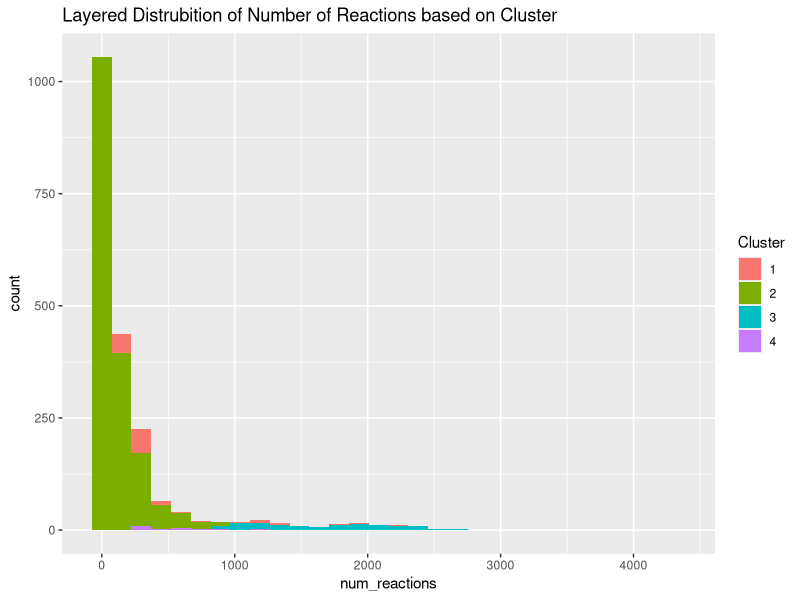
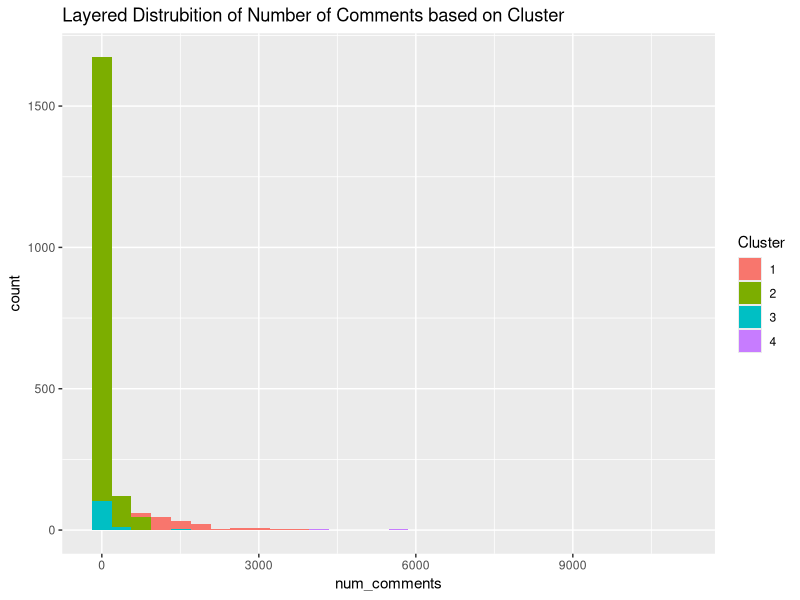
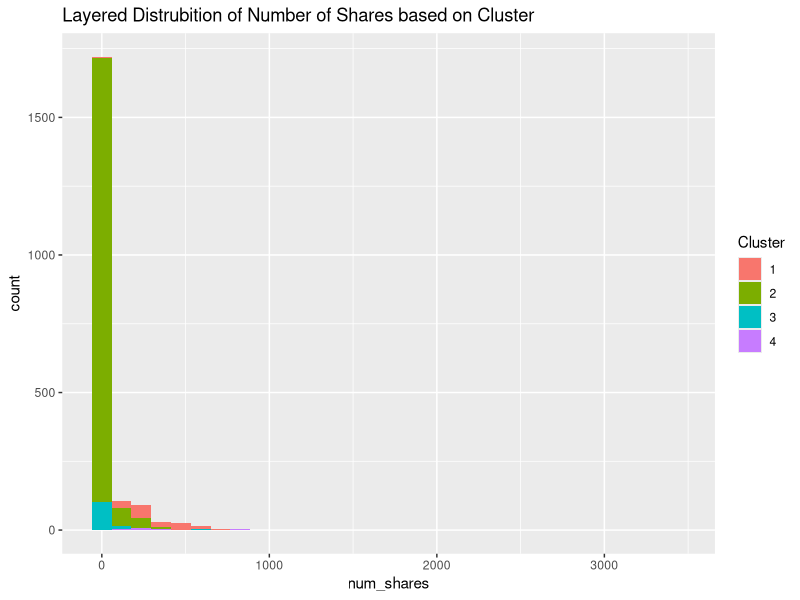
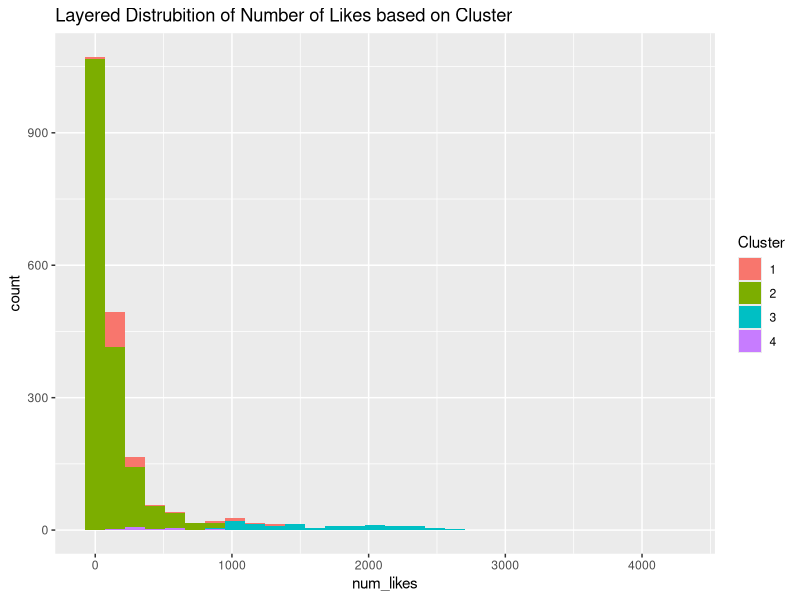
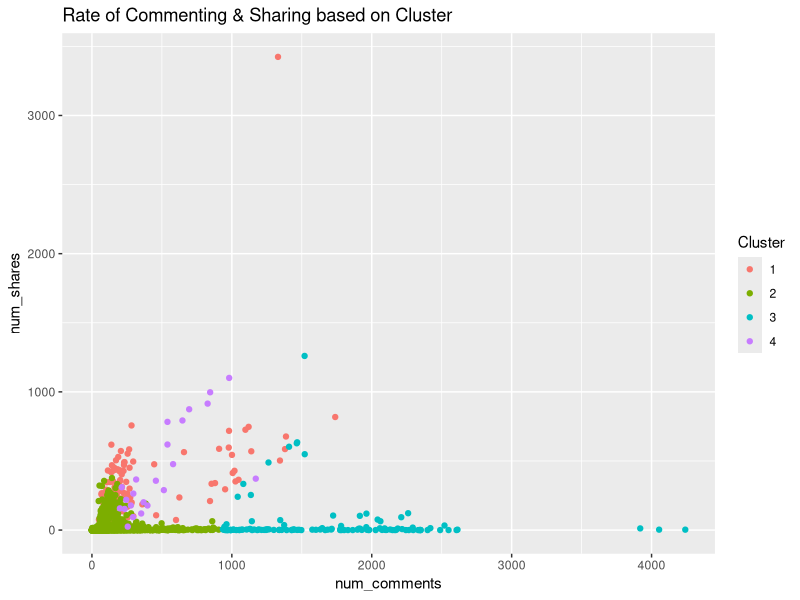
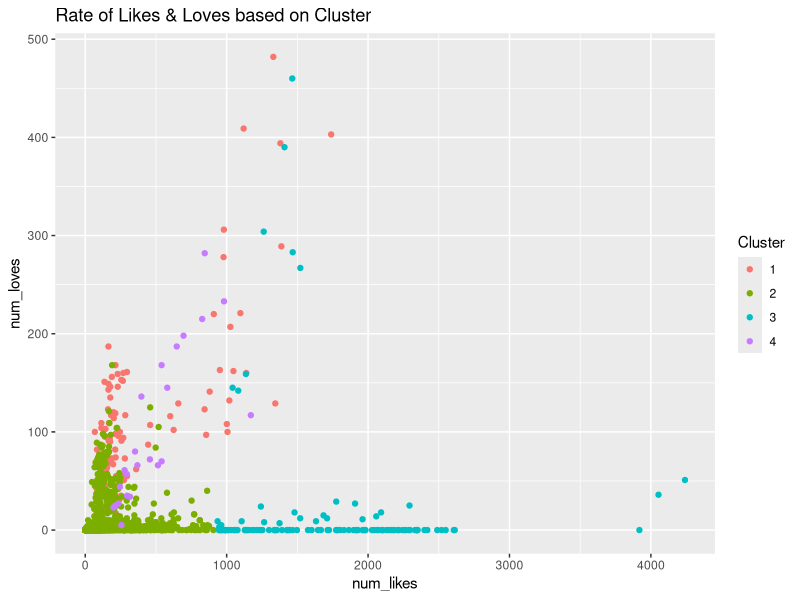

R code for these plots, in order:
## ---- chunk 1
knitr::opts_chunk$set(echo = TRUE)
## ---- chunk 2

require(ggplot2)

setwd("C:/Users/Nathan/Desktop/DS110")

AllKMeansData1 <- read.table("KMeansClusteredData.txt", sep ="\t", header = T)
head(AllKMeansData1)
str(AllKMeansData1)
summary(AllKMeansData1)
AllKMeansData1$Cluster=as.factor(AllKMeansData1$Cluster)
summary(AllKMeansData1)

#num_reactions by cluster
ggplot(data=AllKMeansData1, aes(x=num_reactions, fill=Cluster))+geom_histogram() + ggtitle("Layered Distrubition of Number of Reactions based on Cluster")

#num_comments by cluster
ggplot(data=AllKMeansData1, aes(x=num_comments, fill=Cluster))+geom_histogram() + ggtitle("Layered Distrubition of Number of Comments based on Cluster")

#num_shares by cluster
ggplot(data=AllKMeansData1, aes(x=num_shares, fill=Cluster))+geom_histogram() + ggtitle("Layered Distrubition of Number of Shares based on Cluster")

#num_likes by cluster
ggplot(data=AllKMeansData1, aes(x=num_likes, fill=Cluster))+geom_histogram() + ggtitle("Layered Distrubition of Number of Likes based on Cluster")

#Comments vs Shares (by Cluster)
ggplot(data=AllKMeansData1, aes(y=num_shares,x=num_likes, col=Cluster))+geom_point() + ggtitle("Rate of Commenting & Sharing based on Cluster") +
  xlab("num_comments") + ylab("num_shares")

#Likes vs Loves (by Cluster)
ggplot(data=AllKMeansData1, aes(y=num_loves,x=num_likes, col=Cluster))+geom_point() + ggtitle("Rate of Likes & Loves based on Cluster") +
  xlab("num_likes") + ylab("num_loves")















